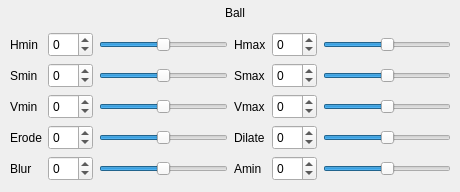
        <widget class="QWidget" name="pageVisionHSVCalibrationBall">
         <widget class="QWidget" name="layoutWidget_10">
          <property name="geometry">
           <rect>
            <x>10</x>
            <y>30</y>
            <width>441</width>
            <height>153</height>
           </rect>
          </property>
          <layout class="QGridLayout" name="gridLayoutVisionHSVCalibrationBall">
           <item row="0" column="0">
            <layout class="QGridLayout" name="gridLayoutVisionHSVCalibrationBall_2">
             <item row="0" column="0">
              <widget class="QLabel" name="labelVisionHSVCalibrationBallHmin">
               <property name="minimumSize">
                <size>
                 <width>0</width>
                 <height>25</height>
                </size>
               </property>
               <property name="maximumSize">
                <size>
                 <width>16777215</width>
                 <height>25</height>
                </size>
               </property>
               <property name="text">
                <string>Hmin</string>
               </property>
              </widget>
             </item>
             <item row="0" column="1">
              <widget class="QSpinBox" name="spinBoxVisionHSVCalibrationBallHmin">
               <property name="minimumSize">
                <size>
                 <width>0</width>
                 <height>25</height>
                </size>
               </property>
               <property name="maximumSize">
                <size>
                 <width>16777215</width>
                 <height>25</height>
                </size>
               </property>
               <property name="readOnly">
                <bool>false</bool>
               </property>
               <property name="minimum">
                <number>-64</number>
               </property>
               <property name="maximum">
                <number>64</number>
               </property>
               <property name="value">
                <number>0</number>
               </property>
              </widget>
             </item>
             <item row="0" column="2">
              <widget class="QSlider" name="horizontalSliderVisionHSVCalibrationBallHmin">
               <property name="minimumSize">
                <size>
                 <width>0</width>
                 <height>25</height>
                </size>
               </property>
               <property name="maximumSize">
                <size>
                 <width>16777215</width>
                 <height>25</height>
                </size>
               </property>
               <property name="minimum">
                <number>-64</number>
               </property>
               <property name="maximum">
                <number>64</number>
               </property>
               <property name="tracking">
                <bool>true</bool>
               </property>
               <property name="orientation">
                <enum>Qt::Horizontal</enum>
               </property>
               <property name="invertedAppearance">
                <bool>false</bool>
               </property>
              </widget>
             </item>
             <item row="1" column="0">
              <widget class="QLabel" name="labelVisionHSVCalibrationBallSmin">
               <property name="minimumSize">
                <size>
                 <width>0</width>
                 <height>25</height>
                </size>
               </property>
               <property name="maximumSize">
                <size>
                 <width>16777215</width>
                 <height>25</height>
                </size>
               </property>
               <property name="text">
                <string>Smin</string>
               </property>
              </widget>
             </item>
             <item row="1" column="1">
              <widget class="QSpinBox" name="spinBoxVisionHSVCalibrationBallSmin">
               <property name="minimumSize">
                <size>
                 <width>0</width>
                 <height>25</height>
                </size>
               </property>
               <property name="maximumSize">
                <size>
                 <width>16777215</width>
                 <height>25</height>
                </size>
               </property>
               <property name="readOnly">
                <bool>false</bool>
               </property>
               <property name="minimum">
                <number>-64</number>
               </property>
               <property name="maximum">
                <number>64</number>
               </property>
               <property name="value">
                <number>0</number>
               </property>
              </widget>
             </item>
             <item row="1" column="2">
              <widget class="QSlider" name="horizontalSliderVisionHSVCalibrationBallSmin">
               <property name="minimumSize">
                <size>
                 <width>0</width>
                 <height>25</height>
                </size>
               </property>
               <property name="maximumSize">
                <size>
                 <width>16777215</width>
                 <height>25</height>
                </size>
               </property>
               <property name="minimum">
                <number>-64</number>
               </property>
               <property name="maximum">
                <number>64</number>
               </property>
               <property name="tracking">
                <bool>true</bool>
               </property>
               <property name="orientation">
                <enum>Qt::Horizontal</enum>
               </property>
               <property name="invertedAppearance">
                <bool>false</bool>
               </property>
              </widget>
             </item>
             <item row="2" column="0">
              <widget class="QLabel" name="labelVisionHSVCalibrationBallVmin">
               <property name="minimumSize">
                <size>
                 <width>0</width>
                 <height>25</height>
                </size>
               </property>
               <property name="maximumSize">
                <size>
                 <width>16777215</width>
                 <height>25</height>
                </size>
               </property>
               <property name="text">
                <string>Vmin</string>
               </property>
              </widget>
             </item>
             <item row="2" column="1">
              <widget class="QSpinBox" name="spinBoxVisionHSVCalibrationBallVmin">
               <property name="minimumSize">
                <size>
                 <width>0</width>
                 <height>25</height>
                </size>
               </property>
               <property name="maximumSize">
                <size>
                 <width>16777215</width>
                 <height>25</height>
                </size>
               </property>
               <property name="readOnly">
                <bool>false</bool>
               </property>
               <property name="minimum">
                <number>-64</number>
               </property>
               <property name="maximum">
                <number>64</number>
               </property>
               <property name="value">
                <number>0</number>
               </property>
              </widget>
             </item>
             <item row="2" column="2">
              <widget class="QSlider" name="horizontalSliderVisionHSVCalibrationBallVmin">
               <property name="minimumSize">
                <size>
                 <width>0</width>
                 <height>25</height>
                </size>
               </property>
               <property name="maximumSize">
                <size>
                 <width>16777215</width>
                 <height>25</height>
                </size>
               </property>
               <property name="minimum">
                <number>-64</number>
               </property>
               <property name="maximum">
                <number>64</number>
               </property>
               <property name="tracking">
                <bool>true</bool>
               </property>
               <property name="orientation">
                <enum>Qt::Horizontal</enum>
               </property>
               <property name="invertedAppearance">
                <bool>false</bool>
               </property>
              </widget>
             </item>
             <item row="3" column="0">
              <widget class="QLabel" name="labelVisionHSVCalibrationBallErode">
               <property name="minimumSize">
                <size>
                 <width>0</width>
                 <height>25</height>
                </size>
               </property>
               <property name="maximumSize">
                <size>
                 <width>16777215</width>
                 <height>25</height>
                </size>
               </property>
               <property name="text">
                <string>Erode</string>
               </property>
              </widget>
             </item>
             <item row="3" column="1">
              <widget class="QSpinBox" name="spinBoxVisionHSVCalibrationBallErode">
               <property name="minimumSize">
                <size>
                 <width>0</width>
                 <height>25</height>
                </size>
               </property>
               <property name="maximumSize">
                <size>
                 <width>16777215</width>
                 <height>25</height>
                </size>
               </property>
               <property name="readOnly">
                <bool>false</bool>
               </property>
               <property name="minimum">
                <number>-64</number>
               </property>
               <property name="maximum">
                <number>64</number>
               </property>
               <property name="value">
                <number>0</number>
               </property>
              </widget>
             </item>
             <item row="3" column="2">
              <widget class="QSlider" name="horizontalSliderVisionHSVCalibrationBallErode">
               <property name="minimumSize">
                <size>
                 <width>0</width>
                 <height>25</height>
                </size>
               </property>
               <property name="maximumSize">
                <size>
                 <width>16777215</width>
                 <height>25</height>
                </size>
               </property>
               <property name="minimum">
                <number>-64</number>
               </property>
               <property name="maximum">
                <number>64</number>
               </property>
               <property name="tracking">
                <bool>true</bool>
               </property>
               <property name="orientation">
                <enum>Qt::Horizontal</enum>
               </property>
               <property name="invertedAppearance">
                <bool>false</bool>
               </property>
              </widget>
             </item>
             <item row="4" column="0">
              <widget class="QLabel" name="labelVisionHSVCalibrationBallBlur">
               <property name="minimumSize">
                <size>
                 <width>0</width>
                 <height>25</height>
                </size>
               </property>
               <property name="maximumSize">
                <size>
                 <width>16777215</width>
                 <height>25</height>
                </size>
               </property>
               <property name="text">
                <string>Blur</string>
               </property>
              </widget>
             </item>
             <item row="4" column="1">
              <widget class="QSpinBox" name="spinBoxVisionHSVCalibrationBallBlur">
               <property name="minimumSize">
                <size>
                 <width>0</width>
                 <height>25</height>
                </size>
               </property>
               <property name="maximumSize">
                <size>
                 <width>16777215</width>
                 <height>25</height>
                </size>
               </property>
               <property name="readOnly">
                <bool>false</bool>
               </property>
               <property name="minimum">
                <number>-64</number>
               </property>
               <property name="maximum">
                <number>64</number>
               </property>
               <property name="value">
                <number>0</number>
               </property>
              </widget>
             </item>
             <item row="4" column="2">
              <widget class="QSlider" name="horizontalSliderVisionHSVCalibrationBallBlur">
               <property name="minimumSize">
                <size>
                 <width>0</width>
                 <height>25</height>
                </size>
               </property>
               <property name="maximumSize">
                <size>
                 <width>16777215</width>
                 <height>25</height>
                </size>
               </property>
               <property name="minimum">
                <number>-64</number>
               </property>
               <property name="maximum">
                <number>64</number>
               </property>
               <property name="tracking">
                <bool>true</bool>
               </property>
               <property name="orientation">
                <enum>Qt::Horizontal</enum>
               </property>
               <property name="invertedAppearance">
                <bool>false</bool>
               </property>
              </widget>
             </item>
            </layout>
           </item>
           <item row="0" column="1">
            <layout class="QGridLayout" name="gridLayoutVisionHSVCalibrationBall_3">
             <item row="0" column="0">
              <widget class="QLabel" name="labelVisionHSVCalibrationBallHmax">
               <property name="minimumSize">
                <size>
                 <width>0</width>
                 <height>25</height>
                </size>
               </property>
               <property name="maximumSize">
                <size>
                 <width>16777215</width>
                 <height>25</height>
                </size>
               </property>
               <property name="text">
                <string>Hmax</string>
               </property>
              </widget>
             </item>
             <item row="0" column="1">
              <widget class="QSpinBox" name="spinBoxVisionHSVCalibrationBallHmax">
               <property name="minimumSize">
                <size>
                 <width>0</width>
                 <height>25</height>
                </size>
               </property>
               <property name="maximumSize">
                <size>
                 <width>16777215</width>
                 <height>25</height>
                </size>
               </property>
               <property name="readOnly">
                <bool>false</bool>
               </property>
               <property name="minimum">
                <number>-64</number>
               </property>
               <property name="maximum">
                <number>64</number>
               </property>
               <property name="value">
                <number>0</number>
               </property>
              </widget>
             </item>
             <item row="0" column="2">
              <widget class="QSlider" name="horizontalSliderVisionHSVCalibrationBallHmax">
               <property name="minimumSize">
                <size>
                 <width>0</width>
                 <height>25</height>
                </size>
               </property>
               <property name="maximumSize">
                <size>
                 <width>16777215</width>
                 <height>25</height>
                </size>
               </property>
               <property name="minimum">
                <number>-64</number>
               </property>
               <property name="maximum">
                <number>64</number>
               </property>
               <property name="tracking">
                <bool>true</bool>
               </property>
               <property name="orientation">
                <enum>Qt::Horizontal</enum>
               </property>
               <property name="invertedAppearance">
                <bool>false</bool>
               </property>
              </widget>
             </item>
             <item row="1" column="0">
              <widget class="QLabel" name="labelVisionHSVCalibrationBallSmax">
               <property name="minimumSize">
                <size>
                 <width>0</width>
                 <height>25</height>
                </size>
               </property>
               <property name="maximumSize">
                <size>
                 <width>16777215</width>
                 <height>25</height>
                </size>
               </property>
               <property name="text">
                <string>Smax</string>
               </property>
              </widget>
             </item>
             <item row="1" column="1">
              <widget class="QSpinBox" name="spinBoxVisionHSVCalibrationBallSmax">
               <property name="minimumSize">
                <size>
                 <width>0</width>
                 <height>25</height>
                </size>
               </property>
               <property name="maximumSize">
                <size>
                 <width>16777215</width>
                 <height>25</height>
                </size>
               </property>
               <property name="readOnly">
                <bool>false</bool>
               </property>
               <property name="minimum">
                <number>-64</number>
               </property>
               <property name="maximum">
                <number>64</number>
               </property>
               <property name="value">
                <number>0</number>
               </property>
              </widget>
             </item>
             <item row="1" column="2">
              <widget class="QSlider" name="horizontalSliderVisionHSVCalibrationBallSmax">
               <property name="minimumSize">
                <size>
                 <width>0</width>
                 <height>25</height>
                </size>
               </property>
               <property name="maximumSize">
                <size>
                 <width>16777215</width>
                 <height>25</height>
                </size>
               </property>
               <property name="minimum">
                <number>-64</number>
               </property>
               <property name="maximum">
                <number>64</number>
               </property>
               <property name="tracking">
                <bool>true</bool>
               </property>
               <property name="orientation">
                <enum>Qt::Horizontal</enum>
               </property>
               <property name="invertedAppearance">
                <bool>false</bool>
               </property>
              </widget>
             </item>
             <item row="2" column="0">
              <widget class="QLabel" name="labelVisionHSVCalibrationBallVmax">
               <property name="minimumSize">
                <size>
                 <width>0</width>
                 <height>25</height>
                </size>
               </property>
               <property name="maximumSize">
                <size>
                 <width>16777215</width>
                 <height>25</height>
                </size>
               </property>
               <property name="text">
                <string>Vmax</string>
               </property>
              </widget>
             </item>
             <item row="2" column="1">
              <widget class="QSpinBox" name="spinBoxVisionHSVCalibrationBallVmax">
               <property name="minimumSize">
                <size>
                 <width>0</width>
                 <height>25</height>
                </size>
               </property>
               <property name="maximumSize">
                <size>
                 <width>16777215</width>
                 <height>25</height>
                </size>
               </property>
               <property name="readOnly">
                <bool>false</bool>
               </property>
               <property name="minimum">
                <number>-64</number>
               </property>
               <property name="maximum">
                <number>64</number>
               </property>
               <property name="value">
                <number>0</number>
               </property>
              </widget>
             </item>
             <item row="2" column="2">
              <widget class="QSlider" name="horizontalSliderVisionHSVCalibrationBallVmax">
               <property name="minimumSize">
                <size>
                 <width>0</width>
                 <height>25</height>
                </size>
               </property>
               <property name="maximumSize">
                <size>
                 <width>16777215</width>
                 <height>25</height>
                </size>
               </property>
               <property name="minimum">
                <number>-64</number>
               </property>
               <property name="maximum">
                <number>64</number>
               </property>
               <property name="tracking">
                <bool>true</bool>
               </property>
               <property name="orientation">
                <enum>Qt::Horizontal</enum>
               </property>
               <property name="invertedAppearance">
                <bool>false</bool>
               </property>
              </widget>
             </item>
             <item row="3" column="0">
              <widget class="QLabel" name="labelVisionHSVCalibrationBallDilate">
               <property name="minimumSize">
                <size>
                 <width>0</width>
                 <height>25</height>
                </size>
               </property>
               <property name="maximumSize">
                <size>
                 <width>16777215</width>
                 <height>25</height>
                </size>
               </property>
               <property name="text">
                <string>Dilate</string>
               </property>
              </widget>
             </item>
             <item row="3" column="1">
              <widget class="QSpinBox" name="spinBoxVisionHSVCalibrationBallDilate">
               <property name="minimumSize">
                <size>
                 <width>0</width>
                 <height>25</height>
                </size>
               </property>
               <property name="maximumSize">
                <size>
                 <width>16777215</width>
                 <height>25</height>
                </size>
               </property>
               <property name="readOnly">
                <bool>false</bool>
               </property>
               <property name="minimum">
                <number>-64</number>
               </property>
               <property name="maximum">
                <number>64</number>
               </property>
               <property name="value">
                <number>0</number>
               </property>
              </widget>
             </item>
             <item row="3" column="2">
              <widget class="QSlider" name="horizontalSliderVisionHSVCalibrationBallDilate">
               <property name="minimumSize">
                <size>
                 <width>0</width>
                 <height>25</height>
                </size>
               </property>
               <property name="maximumSize">
                <size>
                 <width>16777215</width>
                 <height>25</height>
                </size>
               </property>
               <property name="minimum">
                <number>-64</number>
               </property>
               <property name="maximum">
                <number>64</number>
               </property>
               <property name="tracking">
                <bool>true</bool>
               </property>
               <property name="orientation">
                <enum>Qt::Horizontal</enum>
               </property>
               <property name="invertedAppearance">
                <bool>false</bool>
               </property>
              </widget>
             </item>
             <item row="4" column="0">
              <widget class="QLabel" name="labelVisionHSVCalibrationBallAmin">
               <property name="minimumSize">
                <size>
                 <width>0</width>
                 <height>25</height>
                </size>
               </property>
               <property name="maximumSize">
                <size>
                 <width>16777215</width>
                 <height>25</height>
                </size>
               </property>
               <property name="text">
                <string>Amin</string>
               </property>
              </widget>
             </item>
             <item row="4" column="1">
              <widget class="QSpinBox" name="spinBoxVisionHSVCalibrationBallAmin">
               <property name="minimumSize">
                <size>
                 <width>0</width>
                 <height>25</height>
                </size>
               </property>
               <property name="maximumSize">
                <size>
                 <width>16777215</width>
                 <height>25</height>
                </size>
               </property>
               <property name="readOnly">
                <bool>false</bool>
               </property>
               <property name="minimum">
                <number>-64</number>
               </property>
               <property name="maximum">
                <number>64</number>
               </property>
               <property name="value">
                <number>0</number>
               </property>
              </widget>
             </item>
             <item row="4" column="2">
              <widget class="QSlider" name="horizontalSliderVisionHSVCalibrationBallAmin">
               <property name="minimumSize">
                <size>
                 <width>0</width>
                 <height>25</height>
                </size>
               </property>
               <property name="maximumSize">
                <size>
                 <width>16777215</width>
                 <height>25</height>
                </size>
               </property>
               <property name="minimum">
                <number>-64</number>
               </property>
               <property name="maximum">
                <number>64</number>
               </property>
               <property name="tracking">
                <bool>true</bool>
               </property>
               <property name="orientation">
                <enum>Qt::Horizontal</enum>
               </property>
               <property name="invertedAppearance">
                <bool>false</bool>
               </property>
              </widget>
             </item>
            </layout>
           </item>
          </layout>
         </widget>
         <widget class="QLabel" name="labelVisionHSVCalibrationBallBall">
          <property name="geometry">
           <rect>
            <x>210</x>
            <y>0</y>
            <width>50</width>
            <height>25</height>
           </rect>
          </property>
          <property name="minimumSize">
           <size>
            <width>50</width>
            <height>25</height>
           </size>
          </property>
          <property name="maximumSize">
           <size>
            <width>50</width>
            <height>25</height>
           </size>
          </property>
          <property name="text">
           <string>Ball</string>
          </property>
          <property name="alignment">
           <set>Qt::AlignCenter</set>
          </property>
         </widget>
        </widget>
